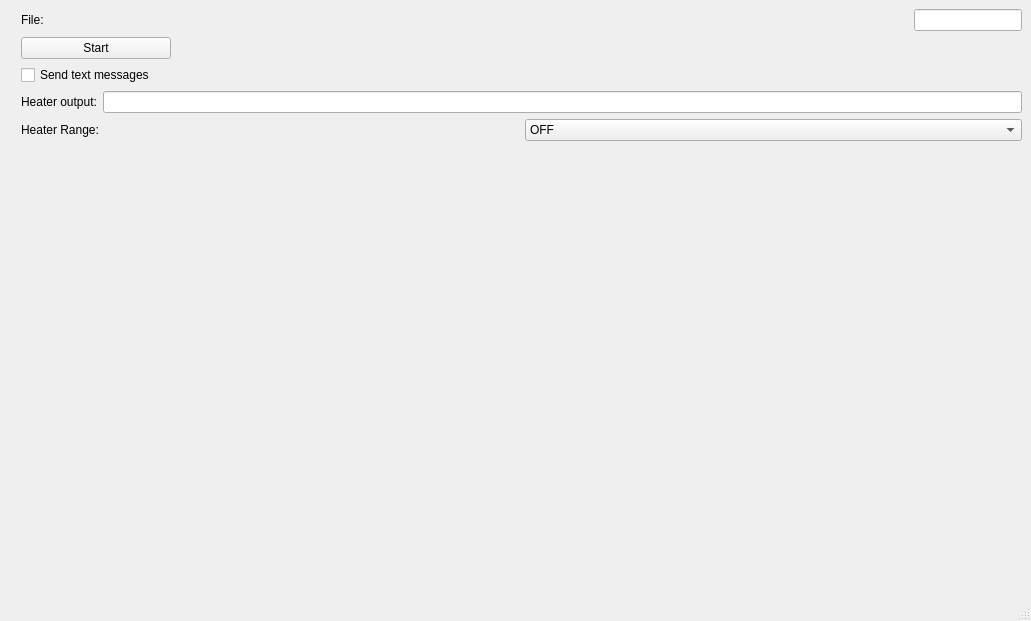
<?xml version="1.0" encoding="UTF-8"?>
<ui version="4.0">
 <class>FridgeMonitorWindow</class>
 <widget class="QMainWindow" name="FridgeMonitorWindow">
  <property name="geometry">
   <rect>
    <x>0</x>
    <y>0</y>
    <width>1031</width>
    <height>621</height>
   </rect>
  </property>
  <property name="windowTitle">
   <string>Thermometry</string>
  </property>
  <widget class="QWidget" name="centralwidget">
   <layout class="QHBoxLayout" name="horizontalLayout_4">
    <item>
     <layout class="QGridLayout" name="gridLayout">
      <item row="0" column="0">
       <widget class="MatplotlibWidget" name="mplwidget">
        <property name="sizePolicy">
         <sizepolicy hsizetype="Preferred" vsizetype="Preferred">
          <horstretch>0</horstretch>
          <verstretch>0</verstretch>
         </sizepolicy>
        </property>
        <property name="font">
         <font>
          <pointsize>6</pointsize>
         </font>
        </property>
       </widget>
      </item>
      <item row="0" column="1">
       <widget class="MatplotlibWidget" name="mplwidget_2">
        <property name="sizePolicy">
         <sizepolicy hsizetype="Preferred" vsizetype="Preferred">
          <horstretch>0</horstretch>
          <verstretch>0</verstretch>
         </sizepolicy>
        </property>
        <property name="font">
         <font>
          <pointsize>6</pointsize>
         </font>
        </property>
       </widget>
      </item>
      <item row="1" column="0">
       <widget class="MatplotlibWidget" name="mplwidget_3">
        <property name="sizePolicy">
         <sizepolicy hsizetype="Preferred" vsizetype="Preferred">
          <horstretch>0</horstretch>
          <verstretch>0</verstretch>
         </sizepolicy>
        </property>
        <property name="font">
         <font>
          <pointsize>6</pointsize>
         </font>
        </property>
       </widget>
      </item>
      <item row="1" column="1">
       <widget class="MatplotlibWidget" name="mplwidget_4">
        <property name="sizePolicy">
         <sizepolicy hsizetype="Preferred" vsizetype="Preferred">
          <horstretch>0</horstretch>
          <verstretch>0</verstretch>
         </sizepolicy>
        </property>
        <property name="font">
         <font>
          <pointsize>6</pointsize>
         </font>
        </property>
       </widget>
      </item>
      <item row="2" column="0">
       <widget class="MatplotlibWidget" name="mplwidget_5">
        <property name="sizePolicy">
         <sizepolicy hsizetype="Preferred" vsizetype="Preferred">
          <horstretch>0</horstretch>
          <verstretch>0</verstretch>
         </sizepolicy>
        </property>
        <property name="font">
         <font>
          <pointsize>6</pointsize>
         </font>
        </property>
       </widget>
      </item>
      <item row="2" column="1">
       <widget class="MatplotlibWidget" name="mplwidget_6">
        <property name="sizePolicy">
         <sizepolicy hsizetype="Preferred" vsizetype="Preferred">
          <horstretch>0</horstretch>
          <verstretch>0</verstretch>
         </sizepolicy>
        </property>
        <property name="font">
         <font>
          <pointsize>6</pointsize>
         </font>
        </property>
       </widget>
      </item>
      <item row="3" column="0">
       <widget class="MatplotlibWidget" name="mplwidget_7">
        <property name="sizePolicy">
         <sizepolicy hsizetype="Preferred" vsizetype="Preferred">
          <horstretch>0</horstretch>
          <verstretch>0</verstretch>
         </sizepolicy>
        </property>
        <property name="font">
         <font>
          <pointsize>6</pointsize>
         </font>
        </property>
       </widget>
      </item>
      <item row="3" column="1">
       <widget class="MatplotlibWidget" name="mplwidget_8">
        <property name="sizePolicy">
         <sizepolicy hsizetype="Preferred" vsizetype="Preferred">
          <horstretch>0</horstretch>
          <verstretch>0</verstretch>
         </sizepolicy>
        </property>
        <property name="font">
         <font>
          <pointsize>6</pointsize>
         </font>
        </property>
       </widget>
      </item>
     </layout>
    </item>
    <item>
     <layout class="QVBoxLayout" name="verticalLayout">
      <item>
       <layout class="QHBoxLayout" name="horizontalLayout">
        <item>
         <widget class="QLabel" name="fileNameLabel">
          <property name="text">
           <string>File:</string>
          </property>
         </widget>
        </item>
        <item>
         <widget class="QLineEdit" name="fileNameLineEdit">
          <property name="sizePolicy">
           <sizepolicy hsizetype="Maximum" vsizetype="Fixed">
            <horstretch>0</horstretch>
            <verstretch>0</verstretch>
           </sizepolicy>
          </property>
         </widget>
        </item>
       </layout>
      </item>
      <item>
       <widget class="QPushButton" name="startStopButton">
        <property name="sizePolicy">
         <sizepolicy hsizetype="Minimum" vsizetype="Fixed">
          <horstretch>0</horstretch>
          <verstretch>0</verstretch>
         </sizepolicy>
        </property>
        <property name="maximumSize">
         <size>
          <width>150</width>
          <height>16777215</height>
         </size>
        </property>
        <property name="text">
         <string>Start</string>
        </property>
       </widget>
      </item>
      <item>
       <widget class="QCheckBox" name="alarmCheckBox">
        <property name="text">
         <string>Send text messages</string>
        </property>
       </widget>
      </item>
      <item>
       <layout class="QHBoxLayout" name="horizontalLayout_3">
        <item>
         <widget class="QLabel" name="htrOutputLabel">
          <property name="text">
           <string>Heater output:</string>
          </property>
         </widget>
        </item>
        <item>
         <widget class="QLineEdit" name="htrOutputLineEdit"/>
        </item>
       </layout>
      </item>
      <item>
       <layout class="QHBoxLayout" name="horizontalLayout_2">
        <item>
         <widget class="QLabel" name="htrRangeLabel">
          <property name="text">
           <string>Heater Range:</string>
          </property>
         </widget>
        </item>
        <item>
         <widget class="QComboBox" name="htrRangeComboBox">
          <item>
           <property name="text">
            <string>OFF</string>
           </property>
          </item>
          <item>
           <property name="text">
            <string>31.6 uA</string>
           </property>
          </item>
          <item>
           <property name="text">
            <string>100 uA</string>
           </property>
          </item>
          <item>
           <property name="text">
            <string>316 uA</string>
           </property>
          </item>
          <item>
           <property name="text">
            <string>1.00 mA</string>
           </property>
          </item>
          <item>
           <property name="text">
            <string>3.16 mA</string>
           </property>
          </item>
          <item>
           <property name="text">
            <string>10.0 mA</string>
           </property>
          </item>
          <item>
           <property name="text">
            <string>31.6 mA</string>
           </property>
          </item>
          <item>
           <property name="text">
            <string>100 mA</string>
           </property>
          </item>
         </widget>
        </item>
       </layout>
      </item>
      <item>
       <spacer name="verticalSpacer">
        <property name="orientation">
         <enum>Qt::Vertical</enum>
        </property>
        <property name="sizeHint" stdset="0">
         <size>
          <width>20</width>
          <height>40</height>
         </size>
        </property>
       </spacer>
      </item>
     </layout>
    </item>
   </layout>
  </widget>
  <widget class="QMenuBar" name="menubar">
   <property name="geometry">
    <rect>
     <x>0</x>
     <y>0</y>
     <width>1031</width>
     <height>21</height>
    </rect>
   </property>
  </widget>
  <widget class="QStatusBar" name="statusbar"/>
 </widget>
 <customwidgets>
  <customwidget>
   <class>MatplotlibWidget</class>
   <extends>QWidget</extends>
   <header>matplotlibwidget</header>
  </customwidget>
 </customwidgets>
 <resources/>
 <connections/>
</ui>
